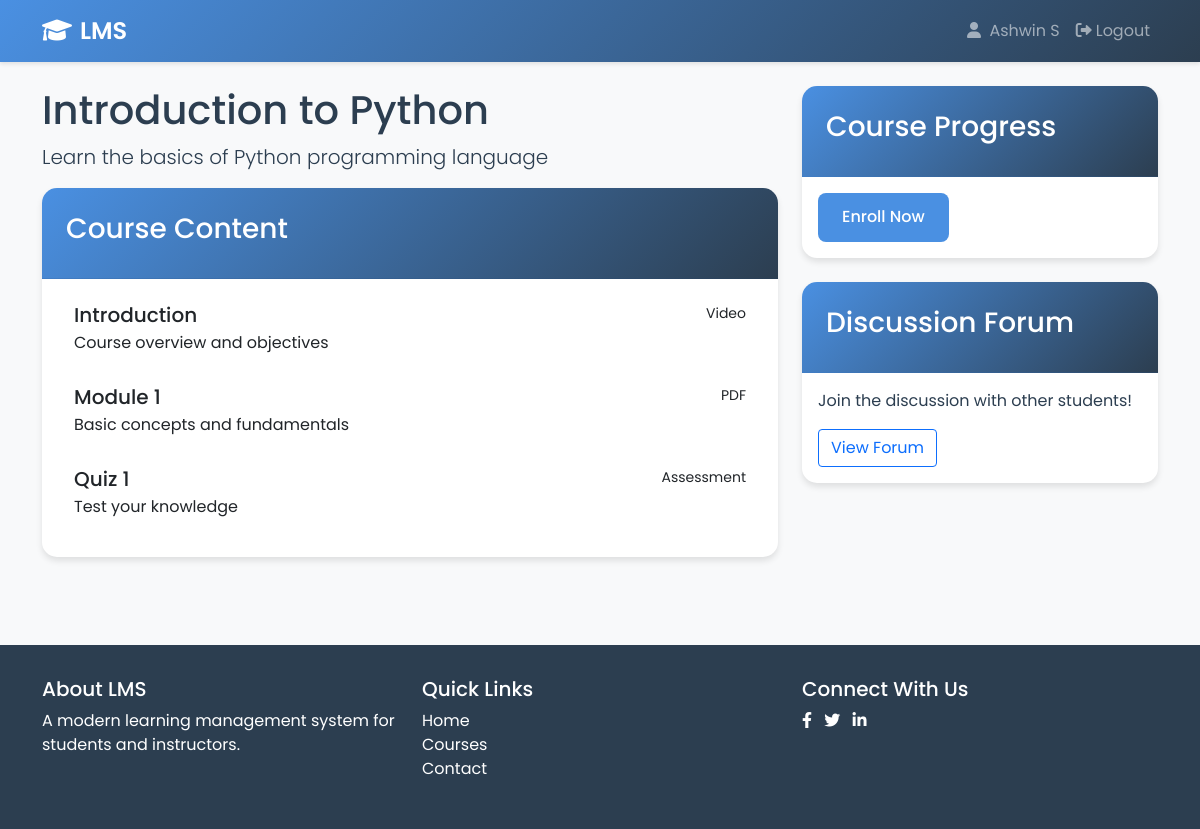
The app's page /course/1 (signed in) with its own data.
### app.py (models this page shows)
class User(UserMixin, db.Model):
    id = db.Column(db.Integer, primary_key=True)
    username = db.Column(db.String(80), unique=True, nullable=False)
    email = db.Column(db.String(120), unique=True, nullable=False)
    password_hash = db.Column(db.String(128))
    role = db.Column(db.String(20), nullable=False)  # 'student' or 'instructor'
    enrollments = db.relationship('Enrollment', backref='user', lazy=True)

class Course(db.Model):
    id = db.Column(db.Integer, primary_key=True)
    title = db.Column(db.String(100), nullable=False)
    description = db.Column(db.Text)
    instructor_id = db.Column(db.Integer, db.ForeignKey('user.id'))
    enrollments = db.relationship('Enrollment', backref='course', lazy=True)

### app.py (the view)
@app.route('/course/<int:course_id>')
@login_required
def course(course_id):
    course = Course.query.get_or_404(course_id)
    return render_template('course.html', course=course)

### app.py (called while the page is built)
@login_manager.user_loader
def load_user(user_id):
    return User.query.get(int(user_id))

### templates/course.html (shortened to what this page needs)
{% extends "base.html" %}
{% block content %}
<div class="row">
    <div class="col-md-8">
        <h1>{{ course.title }}</h1>
        <p class="lead">{{ course.description }}</p>
        <div class="card mb-4">
            <div class="card-header">
                <h3>Course Content</h3>
            </div>
            <div class="card-body">
                <div class="list-group">
                    <a href="#" class="list-group-item list-group-item-action">
                        <div class="d-flex w-100 justify-content-between">
                            <h5 class="mb-1">Introduction</h5>
                            <small>Video</small>
                        </div>
                        <p class="mb-1">Course overview and objectives</p>
                    </a>
                    <a href="#" class="list-group-item list-group-item-action">
                        <div class="d-flex w-100 justify-content-between">
                            <h5 class="mb-1">Module 1</h5>
                            <small>PDF</small>
                        </div>
                        <p class="mb-1">Basic concepts and fundamentals</p>
                    </a>
                    <a href="#" class="list-group-item list-group-item-action">
                        <div class="d-flex w-100 justify-content-between">
                            <h5 class="mb-1">Quiz 1</h5>
                            <small>Assessment</small>
                        </div>
                        <p class="mb-1">Test your knowledge</p>
                    </a>
                </div>
            </div>
        </div>
    </div>
    <div class="col-md-4">
        <div class="card">
            <div class="card-header">
                <h3>Course Progress</h3>
            </div>
            <div class="card-body">
                {% if current_user.is_authenticated %}
                    {% set enrollment = course.enrollments|selectattr('user_id', 'equalto', current_user.id)|first %}
                    {% if enrollment %}
                        <div class="progress mb-3">
                            <div class="progress-bar" role="progressbar" style="width: {{ enrollment.progress }}%">
                                {{ enrollment.progress }}%
                            </div>
                        </div>
                        {% if enrollment.completed %}
                            <div class="alert alert-success">
                                Course completed! <a href="#" class="alert-link">Download Certificate</a>
                            </div>
                        {% endif %}
                    {% else %}
                        <a href="{{ url_for('enroll', course_id=course.id) }}" class="btn btn-primary btn-block">Enroll Now</a>
                    {% endif %}
                {% else %}
                    <p>Please <a href="{{ url_for('login') }}">login</a> to track your progress.</p>
                {% endif %}
            </div>
        </div>
        <div class="card mt-4">
            <div class="card-header">
                <h3>Discussion Forum</h3>
            </div>
            <div class="card-body">
                <p>Join the discussion with other students!</p>
                <a href="#" class="btn btn-outline-primary">View Forum</a>
            </div>
        </div>
    </div>
</div>
{% endblock %}

### templates/base.html (shortened to what this page needs)
<!DOCTYPE html>
<html lang="en">
<head>
    <link href="https://cdn.jsdelivr.net/npm/bootstrap@5.1.3/dist/css/bootstrap.min.css" rel="stylesheet">
    <link rel="stylesheet" href="https://cdnjs.cloudflare.com/ajax/libs/font-awesome/6.0.0/css/all.min.css">
    <link rel="stylesheet" href="{{ url_for('static', filename='css/style.css') }}">
</head>
<body>
    <nav class="navbar navbar-expand-lg navbar-dark">
        <div class="container">
            <a class="navbar-brand" href="{{ url_for('index') }}">
                <i class="fas fa-graduation-cap me-2"></i>LMS
            </a>
            <div class="collapse navbar-collapse" id="navbarNav">
                <ul class="navbar-nav ms-auto">
                    {% if current_user.is_authenticated %}
                        <li class="nav-item">
                            <span class="nav-link">
                                <i class="fas fa-user me-1"></i>
                                {{ current_user.username }}
                            </span>
                        </li>
                        <li class="nav-item">
                            <a class="nav-link" href="{{ url_for('logout') }}">
                                <i class="fas fa-sign-out-alt me-1"></i>Logout
                            </a>
                        </li>
                    {% endif %}
                </ul>
            </div>
        </div>
    </nav>
    <div class="container mt-4">
        {% block content %}{% endblock %}
    </div>
    <footer class="footer">
        <div class="container">
            <div class="row">
                <div class="col-md-4">
                    <h5>About LMS</h5>
                    <p>A modern learning management system for students and instructors.</p>
                </div>
                <div class="col-md-4">
                    <h5>Quick Links</h5>
                    <ul class="list-unstyled">
                        <li><a href="{{ url_for('index') }}">Home</a></li>
                        <li><a href="#">Courses</a></li>
                        <li><a href="#">Contact</a></li>
                    </ul>
                </div>
                <div class="col-md-4">
                    <h5>Connect With Us</h5>
                    <div class="social-links">
                        <a href="#" class="me-2"><i class="fab fa-facebook-f"></i></a>
                        <a href="#" class="me-2"><i class="fab fa-twitter"></i></a>
                        <a href="#" class="me-2"><i class="fab fa-linkedin-in"></i></a>
                    </div>
                </div>
            </div>
        </div>
    </footer>
</body>
</html>

### static/css/style.css (style rules this page uses)
:root { --primary-color: #4a90e2; --secondary-color: #2c3e50; --accent-color: #e74c3c; --background-color: #f8f9fa; --text-color: #2c3e50; }
body { background-color: var(--background-color); color: var(--text-color); font-family: 'Poppins', sans-serif; }
.navbar { background: linear-gradient(135deg, var(--primary-color), var(--secondary-color)) !important; box-shadow: 0 2px 4px rgba(0,0,0,0.1); }
.navbar-brand { font-weight: 600; font-size: 1.5rem; }
.card { border: none; border-radius: 15px; box-shadow: 0 4px 6px rgba(0,0,0,0.1); transition: transform 0.3s ease; }
.card-header { background: linear-gradient(135deg, var(--primary-color), var(--secondary-color)); color: white; border-radius: 15px 15px 0 0 !important; padding: 1.5rem; }
.btn-primary { background-color: var(--primary-color); border: none; padding: 0.8rem 1.5rem; border-radius: 8px; font-weight: 500; transition: all 0.3s ease; }
.list-group-item { border: none; margin-bottom: 10px; border-radius: 8px !important; transition: all 0.3s ease; }
.footer { background-color: var(--secondary-color); color: white; padding: 2rem 0; margin-top: 4rem; }
.footer a { color: white; text-decoration: none; }

### records on screen
User: username "Ashwin S"
Course: title "Introduction to Python", description "Learn the basics of Python programming language"
